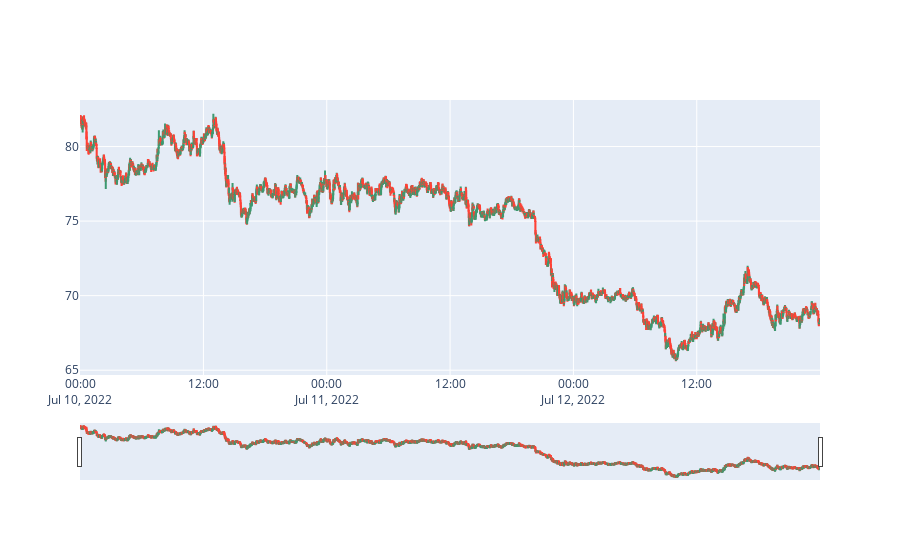

The code cell stored with this chart in its notebook:
### Code cell
show_candlestick_chart(minutly_price)

### Figure 1 — Plotly figure (JSON) as saved in the notebook; plotly's stock layout.template omitted (floating-point values rounded to 4 significant figures; data arrays with more than 128 entries replaced by an {"elided": "..."} marker saying what was removed)
{"data": [{"close": {"elided": "4320 float values"}, "high": {"elided": "4320 float values"}, "low": {"elided": "4320 float values"}, "open": {"elided": "4320 float values"}, "type": "candlestick", "x": {"elided": "4320 str values"}}], "layout": {}}
